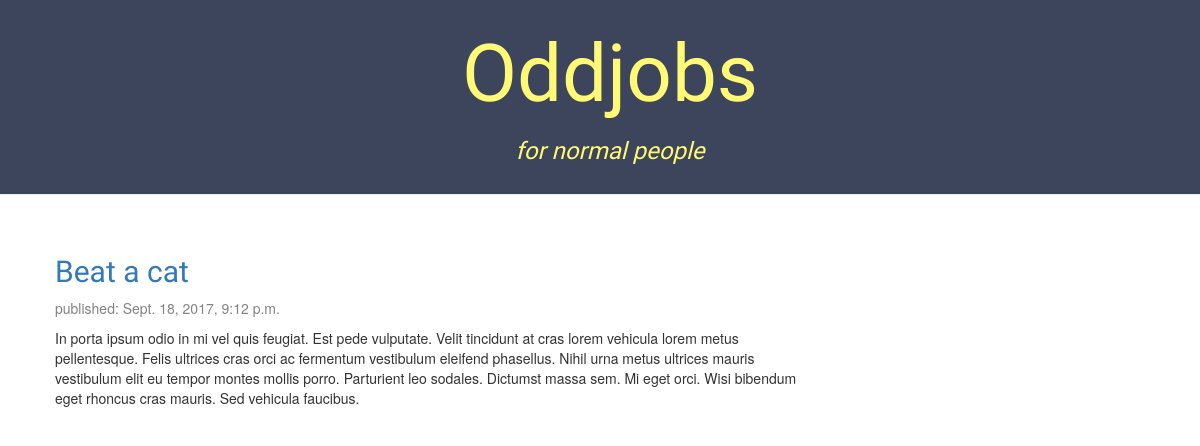
The page / on the database its author committed.
### listings/models.py (models this page shows, shortened)
class Listing(models.Model):
	is_assigned = models.BooleanField(default=False)
	listee = models.ForeignKey('auth.User')
	title = models.CharField(max_length=200)
	listing_dscr = models.TextField(max_length=500)
	amount_listed = models.DecimalField(max_digits=6, decimal_places=2)
	created_date = models.DateTimeField(blank=True, null=True)
	assigned_date = models.DateTimeField(blank=True, null=True)
	completed_date = models.DateTimeField(blank=True, null=True)

### listings/views.py (the view)
# urls.py: url(r'^$', views.index, name='index'),
def index(request):
	listings = Listing.objects.filter(created_date__lte=timezone.now()).order_by('created_date')
	return render(request, 'listings/index.html', {'listings': listings})

### listings/templates/listings/index.html
{% extends 'listings/base.html' %}
{% block content %}
    {% for listing in listings %}
        <div class="listing">
            <h2><a href="{% url 'listing_detail' pk=listing.pk %}" id="listing_title">{{ listing.title }}</a></h2>
                <div class="date">
                <p id="created_date">published: {{ listing.created_date }}</p>
                </div>
            <p id="listing_dscr">{{ listing.listing_dscr|linebreaksbr }}</p>
        </div>
    {% endfor %}
{% endblock %}

### listings/static/css/listings.css (style rules this page uses)
h1, h2, h3, h4 { font-family: 'Lobster', cursive; }
.date { color: #828282; }

### rows shown on the page
Listing: title "Beat a cat", created_date "Sept. 18, 2017, 9:12 p.m.", listing_dscr "In porta ipsum odio in mi vel quis feugiat. Est pede vulputate. Velit tincidunt at cras lorem vehicula lorem metus pellentesque. Felis ultrices cras orci ac fermentum vestibulum eleifend phasellus. Nihil urna metus ultrices mauris vestibulum elit eu tempor montes mollis porro. Parturient leo sodales. Dictumst massa sem. Mi eget orci. Wisi bibendum eget rhoncus cras mauris. Sed vehicula faucibus."
